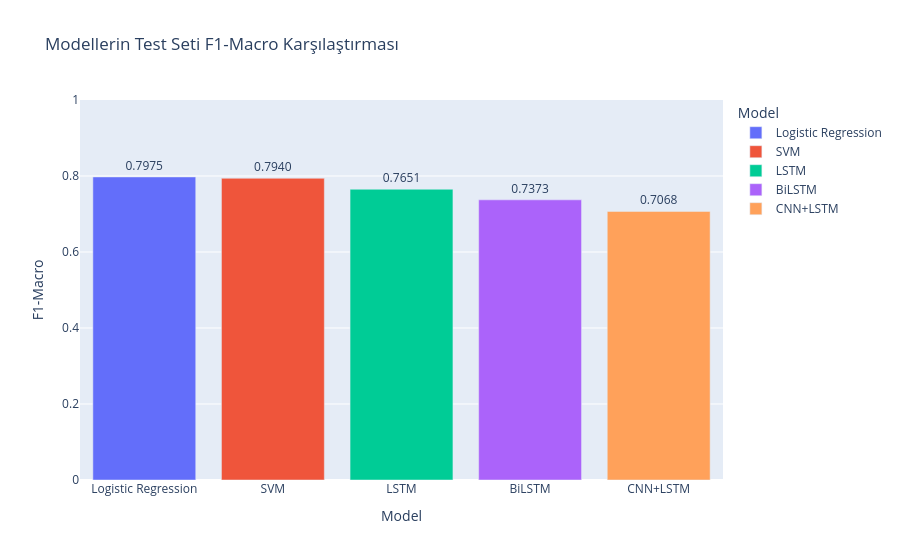

Source (notebook cell):
### Markdown cell above
## 5.6 Model Karşılaştırma Özeti
Tüm modellerin Doğrulama (Validation) ve Test (Test) seti üzerindeki performanslarının tablo ve grafik olarak incelenmesi.

### Code cell
print("Tüm modellerin TEST seti sonuçları hesaplanıyor...")
y_test_pred_lr = best_lr.predict(X_test_tfidf)
y_test_pred_svm = calibrated_svm.predict(X_test_tfidf)
y_test_pred_lstm = np.argmax(model_lstm.predict(X_test_seq), axis=1)
y_test_pred_bilstm = np.argmax(model_bilstm.predict(X_test_seq), axis=1)
y_test_pred_cnn_lstm = np.argmax(model_cnn_lstm.predict(X_test_seq), axis=1)

def get_metrics(y_true, y_pred):
    return {
        'Accuracy': accuracy_score(y_true, y_pred),
        'Precision': precision_score(y_true, y_pred, average='macro'),
        'Recall': recall_score(y_true, y_pred, average='macro'),
        'F1-Macro': f1_score(y_true, y_pred, average='macro')
    }

models = {
    'Logistic Regression': get_metrics(y_test, y_test_pred_lr),
    'SVM': get_metrics(y_test, y_test_pred_svm),
    'LSTM': get_metrics(y_test, y_test_pred_lstm),
    'BiLSTM': get_metrics(y_test, y_test_pred_bilstm),
    'CNN+LSTM': get_metrics(y_test, y_test_pred_cnn_lstm)
}

comparison_df = pd.DataFrame(models).T.round(4)
comparison_df.to_csv('results/model_comparison.csv')
display(comparison_df)

best_model_name = comparison_df['F1-Macro'].idxmax()
best_f1 = comparison_df['F1-Macro'].max()

print(f"\n🏆 En iyi model F1-Macro'ya ({best_f1}) göre: {best_model_name}")
with open('results/best_model.txt', 'w') as f:
    f.write(f"Best Model: {best_model_name}\nF1-Macro: {best_f1}")
print("✅ results/best_model.txt kaydedildi")

comparison_df_reset = comparison_df.reset_index().rename(columns={'index': 'Model'})
fig = px.bar(comparison_df_reset, x='Model', y='F1-Macro', color='Model', 
             text='F1-Macro', title='Modellerin Test Seti F1-Macro Karşılaştırması')
fig.update_traces(texttemplate='%{text:.4f}', textposition='outside')
fig.update_layout(yaxis=dict(range=[0, 1]))
fig.show()

### Figure 1 — Plotly figure (JSON) as saved in the notebook; plotly's stock layout.template omitted (floating-point values rounded to 4 significant figures)
{"data": [{"hovertemplate": "Model=%{x}<br>F1-Macro=%{text}<extra></extra>", "legendgroup": "Logistic Regression", "marker": {"color": "#636efa", "pattern": {"shape": ""}}, "name": "Logistic Regression", "orientation": "v", "showlegend": true, "text": [0.7975], "textposition": "outside", "texttemplate": "%{text:.4f}", "type": "bar", "x": ["Logistic Regression"], "xaxis": "x", "y": [0.7975], "yaxis": "y"}, {"hovertemplate": "Model=%{x}<br>F1-Macro=%{text}<extra></extra>", "legendgroup": "SVM", "marker": {"color": "#EF553B", "pattern": {"shape": ""}}, "name": "SVM", "orientation": "v", "showlegend": true, "text": [0.794], "textposition": "outside", "texttemplate": "%{text:.4f}", "type": "bar", "x": ["SVM"], "xaxis": "x", "y": [0.794], "yaxis": "y"}, {"hovertemplate": "Model=%{x}<br>F1-Macro=%{text}<extra></extra>", "legendgroup": "LSTM", "marker": {"color": "#00cc96", "pattern": {"shape": ""}}, "name": "LSTM", "orientation": "v", "showlegend": true, "text": [0.7651], "textposition": "outside", "texttemplate": "%{text:.4f}", "type": "bar", "x": ["LSTM"], "xaxis": "x", "y": [0.7651], "yaxis": "y"}, {"hovertemplate": "Model=%{x}<br>F1-Macro=%{text}<extra></extra>", "legendgroup": "BiLSTM", "marker": {"color": "#ab63fa", "pattern": {"shape": ""}}, "name": "BiLSTM", "orientation": "v", "showlegend": true, "text": [0.7373], "textposition": "outside", "texttemplate": "%{text:.4f}", "type": "bar", "x": ["BiLSTM"], "xaxis": "x", "y": [0.7373], "yaxis": "y"}, {"hovertemplate": "Model=%{x}<br>F1-Macro=%{text}<extra></extra>", "legendgroup": "CNN+LSTM", "marker": {"color": "#FFA15A", "pattern": {"shape": ""}}, "name": "CNN+LSTM", "orientation": "v", "showlegend": true, "text": [0.7068], "textposition": "outside", "texttemplate": "%{text:.4f}", "type": "bar", "x": ["CNN+LSTM"], "xaxis": "x", "y": [0.7068], "yaxis": "y"}], "layout": {"barmode": "relative", "legend": {"title": {"text": "Model"}, "tracegroupgap": 0}, "title": {"text": "Modellerin Test Seti F1-Macro Karşılaştırması"}, "xaxis": {"anchor": "y", "categoryarray": ["Logistic Regression", "SVM", "LSTM", "BiLSTM", "CNN+LSTM"], "categoryorder": "array", "domain": [0, 1], "title": {"text": "Model"}}, "yaxis": {"anchor": "x", "domain": [0, 1], "range": [0, 1], "title": {"text": "F1-Macro"}}}}
